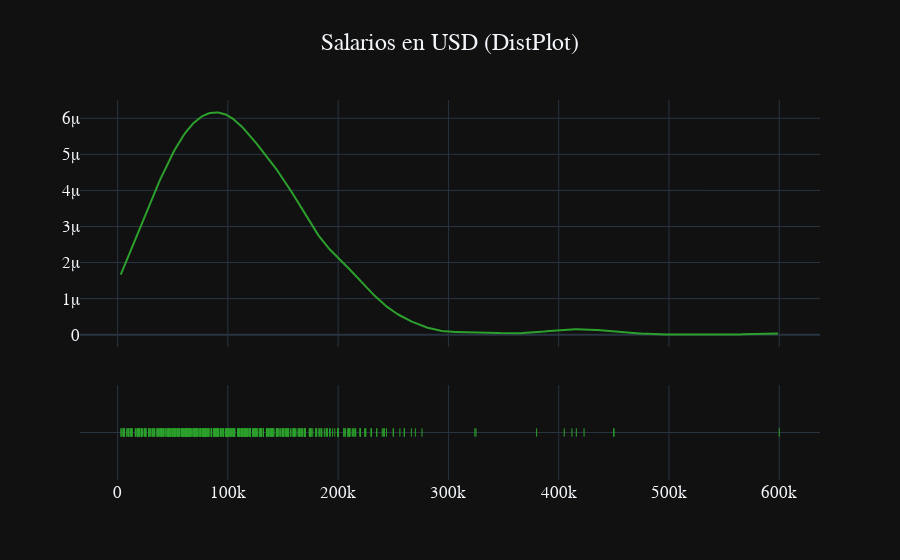

The notebook cell this image was saved under:
### Code cell
fig2 = ff.create_distplot(hist_data, group_labels, show_hist=False, colors=['#2ca02c'])
fig2.layout.template = 'plotly_dark'
fig2.update_layout(legend={'traceorder':'reversed'}) # Define una leyenda vacía para la figura de distribución

fig2.update_layout(title='Salarios en USD (DistPlot)', font=dict(size=17, family="Franklin Gothic"), 
                   title_x=0.5, showlegend=False) 

fig2.show()

### Figure 1 — Plotly figure (JSON) as saved in the notebook; plotly's stock layout.template omitted (floating-point values rounded to 4 significant figures; data arrays with more than 128 entries replaced by an {"elided": "..."} marker saying what was removed)
{"data": [{"legendgroup": "salary_in_usd", "marker": {"color": "#2ca02c"}, "mode": "lines", "name": "salary_in_usd", "showlegend": true, "type": "scatter", "x": {"elided": "500 float values"}, "xaxis": "x", "y": {"elided": "500 float values"}, "yaxis": "y"}, {"legendgroup": "salary_in_usd", "marker": {"color": "#2ca02c", "symbol": "line-ns-open"}, "mode": "markers", "name": "salary_in_usd", "showlegend": false, "type": "scatter", "x": {"elided": "607 int values"}, "xaxis": "x", "y": {"elided": "607 str values"}, "yaxis": "y2"}], "layout": {"autosize": true, "barmode": "overlay", "font": {"family": "Franklin Gothic", "size": 17}, "hovermode": "closest", "legend": {"traceorder": "reversed"}, "showlegend": false, "title": {"text": "Salarios en USD (DistPlot)", "x": 0.5}, "xaxis": {"anchor": "y2", "autorange": true, "domain": [0, 1], "range": [-34160.0, 637000.0], "type": "linear", "zeroline": false}, "yaxis": {"anchor": "free", "autorange": true, "domain": [0.35, 1], "position": 0, "range": [-3.425e-07, 6.508e-06], "type": "linear"}, "yaxis2": {"anchor": "x", "autorange": true, "domain": [0, 0.25], "dtick": 1, "range": [-1, 1], "showticklabels": false, "type": "category"}}}
